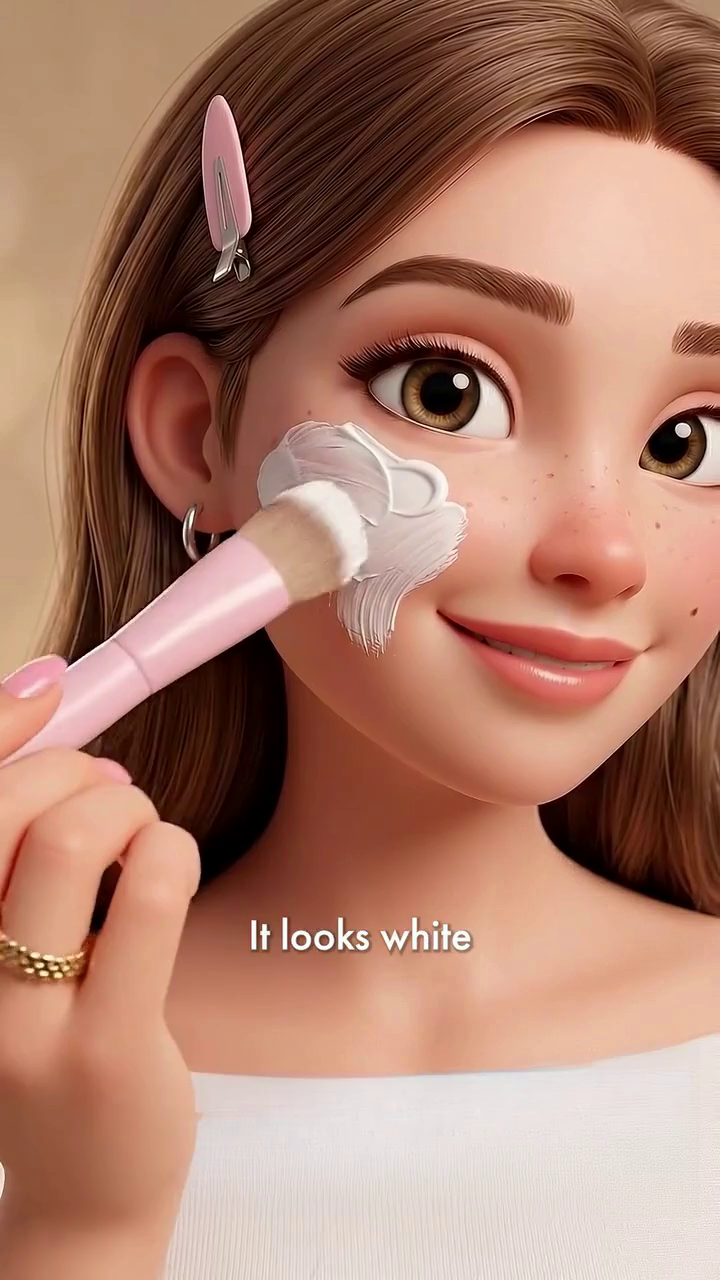
#> input picture scratch/fa38_frame_0.png, 720 x 1280 px, found by its file name
$ python check_it_looks_white.py
#> lines starting #> are read from the running program, lines starting #| are printed output that depends on the picture; after the words box and inside, x2 and y2 are one past the last pixel; in counts of white or black regions, pixels touching at a corner belong together
import cv2
import numpy as np

img = cv2.imread("scratch/fa38_frame_0.png")
#> img is the input picture: shape (1280, 720, 3); mean B, G, R 108.6, 126.5, 172
h, w = img.shape[:2]
#> h = 1280; w = 720

# Let's find white pixels in fa38_frame_0.png
b, g, r = cv2.split(img)
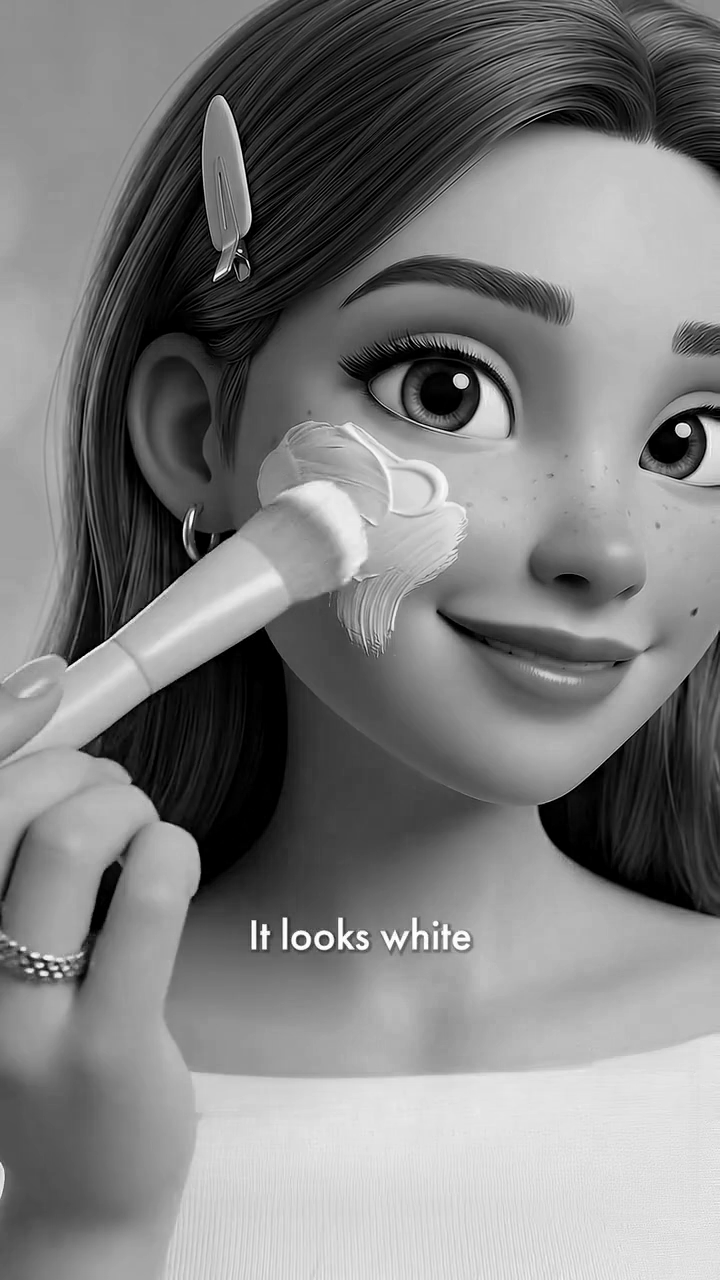
#> g: shape (1280, 720); min 0, max 255, mean 126.5
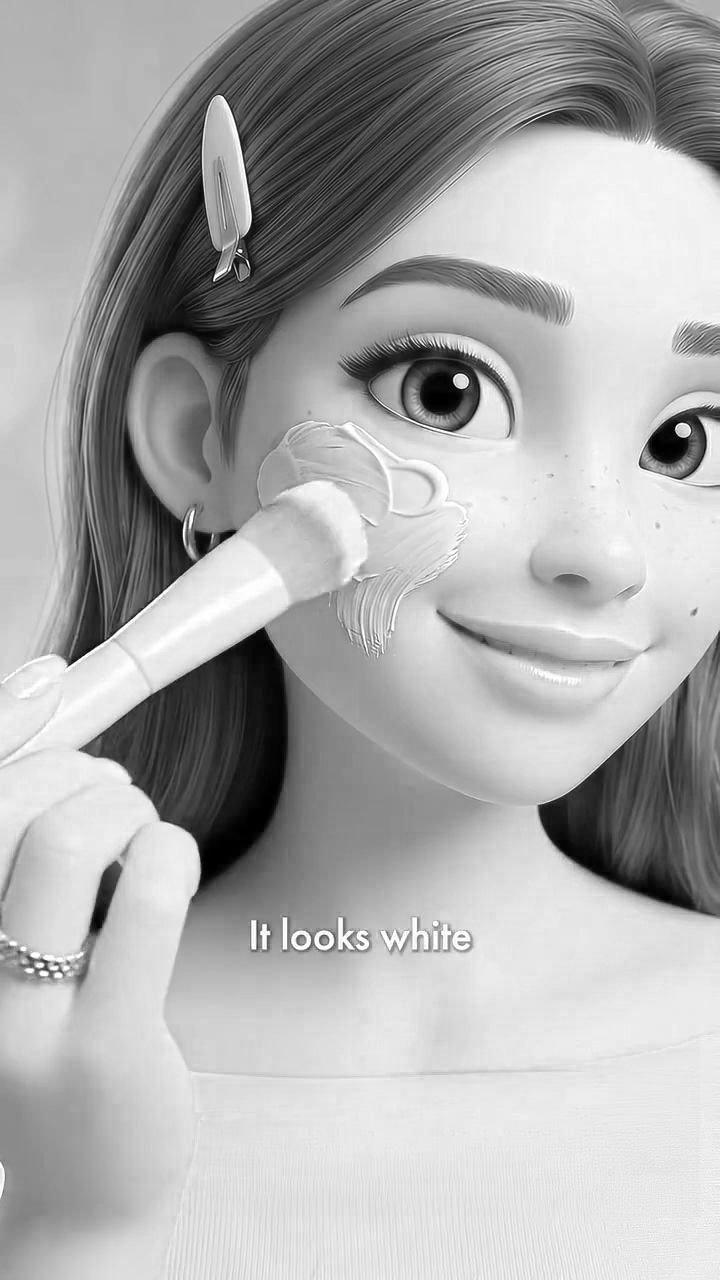
#> r: shape (1280, 720); min 0, max 255, mean 172
white = (r > 230) & (g > 230) & (b > 230)
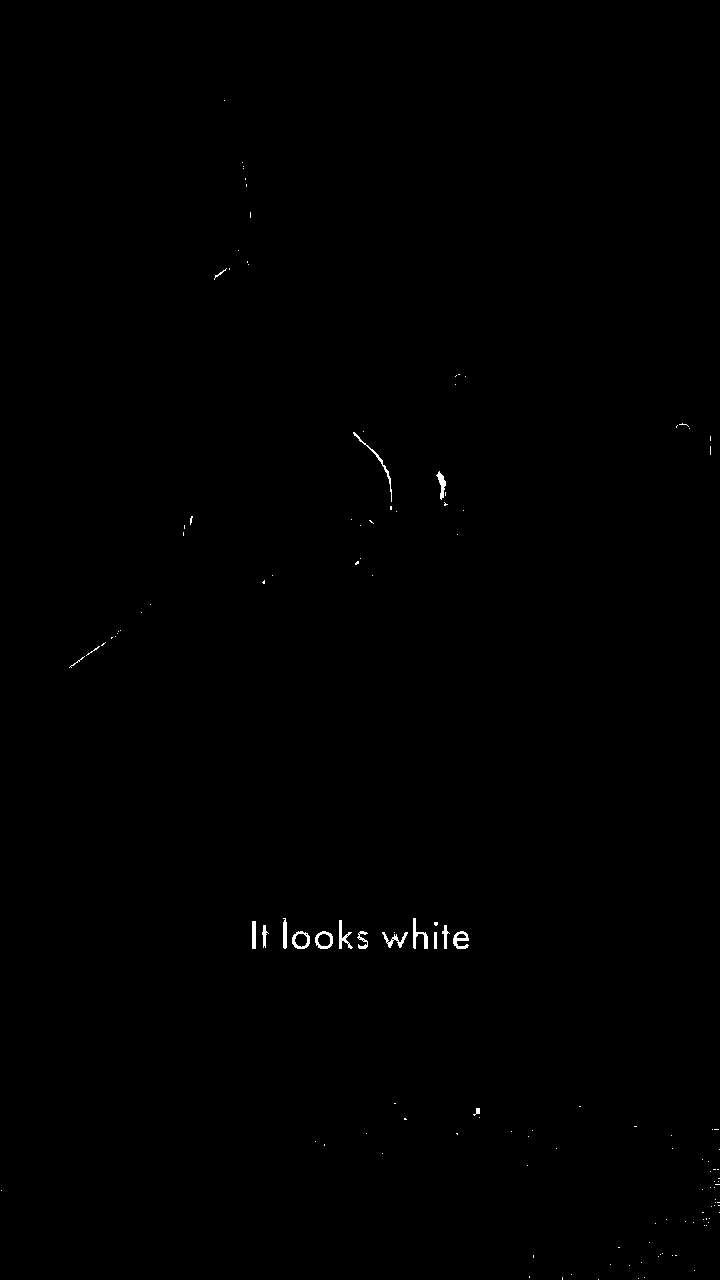
#> white: shape (1280, 720) bool; 0.23% white; 135 white regions (117 under 20 px), largest, box (x1, y1, x2, y2) and area: (413, 918, 428, 949) 175, (353, 432, 392, 502) 157, (453, 931, 469, 949) 156
# Look in the lower third (y > 700)
white_lower = white.copy()
white_lower[:700, :] = False
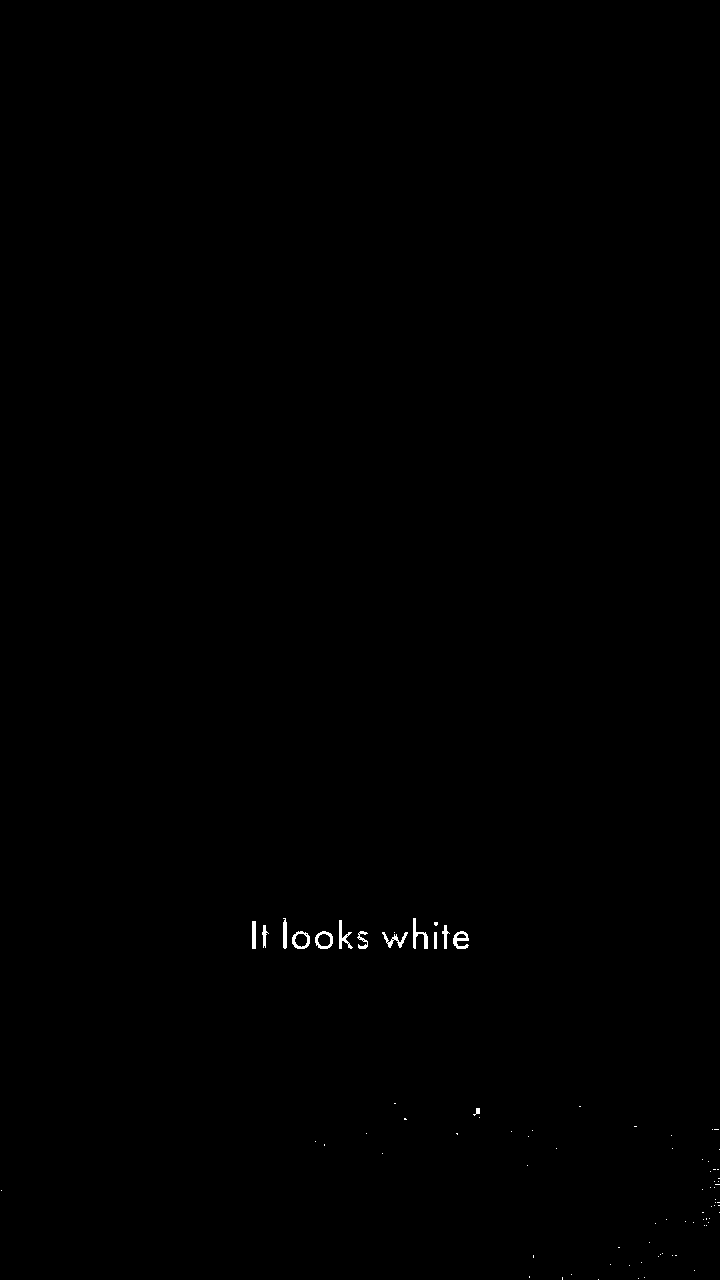
#> white_lower: shape (1280, 720) bool; 0.17% white; 84 white regions (71 under 20 px), largest, box (x1, y1, x2, y2) and area: (413, 918, 428, 949) 175, (453, 931, 469, 949) 156, (339, 920, 353, 949) 148
ys, xs = np.where(white_lower)
#> ys = 1582 values from 918 to 1279; xs = 1582 values, max 719 at index 1510, min 1 at index 1533, mean 378.4
if len(xs) > 0:
    print(f"Text 'It looks white' bounds: X=[{xs.min()}, {xs.max()}], Y=[{ys.min()}, {ys.max()}]")
#| Text 'It looks white' bounds: X=[1, 719], Y=[918, 1279]
else:
    print("No white text found in lower third!")

# Let's test what white mask detects on this exact frame with ROI covering it
from app.config import AppConfig
from app.models import ROI
from app.subtitle_mask.color_mask import MaskParams, build_subtitle_mask

#> (the run stopped early here; a loop or call above may not have finished)
